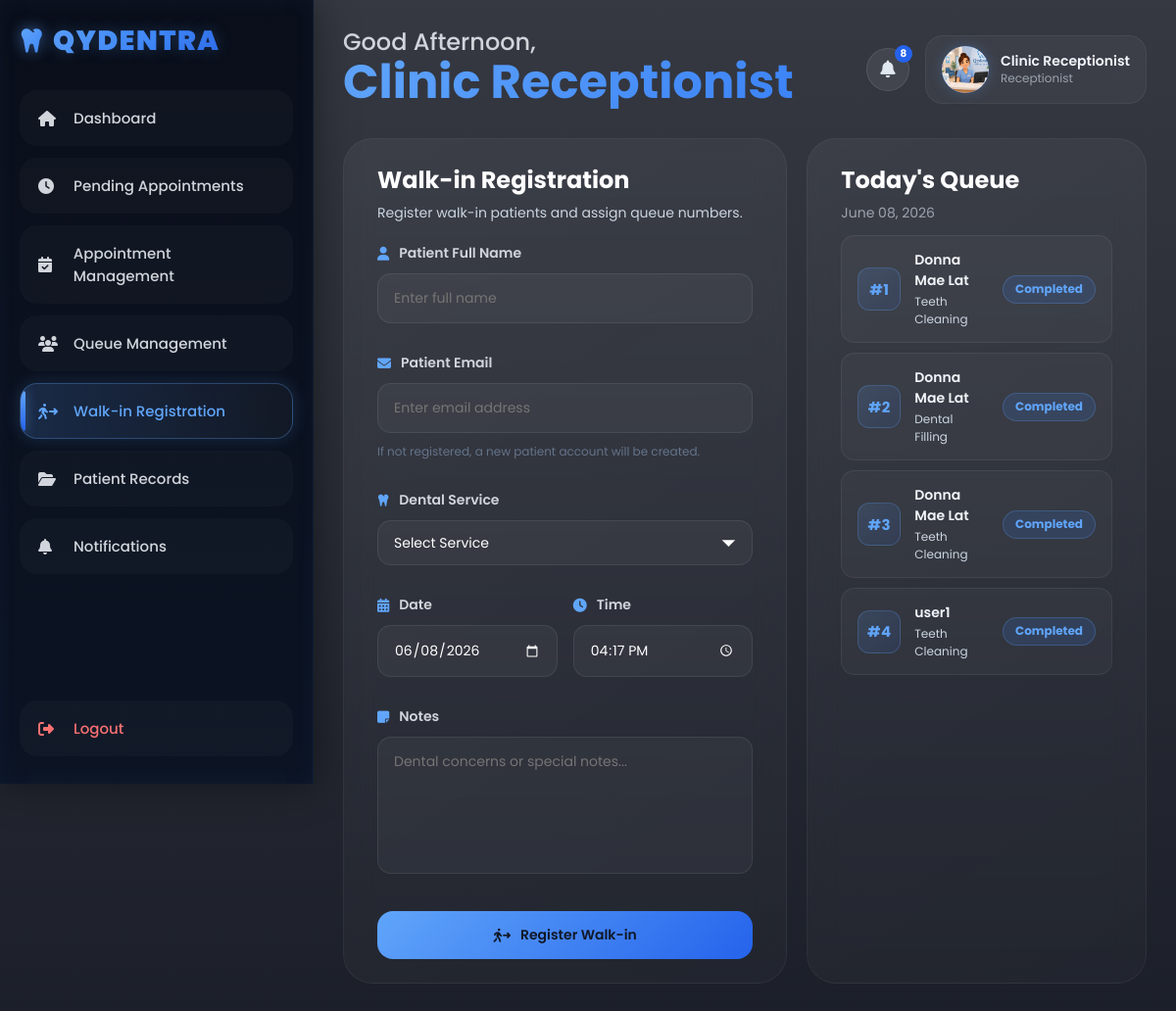
The app's page /receptionist/walkin_registration.php (signed in) with its own data.
### tables this page shows
CREATE TABLE `appointments` (
  `appointment_id` varchar(10) NOT NULL,
  `patient_id` varchar(10) DEFAULT NULL,
  `service_type` varchar(100) DEFAULT NULL,
  `service_desc` varchar(150) DEFAULT NULL,
  `appointment_date` date DEFAULT NULL,
  `appointment_time` varchar(50) DEFAULT NULL,
  `status` enum('Pending','Approved','In Progress','Completed','Cancelled') DEFAULT 'Pending',
  `queue_number` int(11) DEFAULT NULL,
  `notes` text DEFAULT NULL,
  `created_at` timestamp NOT NULL DEFAULT current_timestamp(),
  `dentist_notes` text DEFAULT NULL,
  `prescription` text DEFAULT NULL,
  `medical_history` text DEFAULT NULL,
  `odontogram_data` text DEFAULT NULL,
  PRIMARY KEY (`appointment_id`),
  KEY `patient_id` (`patient_id`),
  CONSTRAINT `appointments_ibfk_1` FOREIGN KEY (`patient_id`) REFERENCES `patients` (`patient_id`)
);

CREATE TABLE `patients` (
  `patient_id` varchar(10) NOT NULL,
  `full_name` varchar(100) NOT NULL,
  `email` varchar(100) NOT NULL,
  `password` varchar(255) NOT NULL,
  `role` varchar(50) DEFAULT 'patient',
  `profile_photo` text DEFAULT NULL,
  `phone_number` varchar(20) DEFAULT NULL,
  `created_at` timestamp NOT NULL DEFAULT current_timestamp(),
  `medical_history` text DEFAULT NULL,
  `odontogram_data` text DEFAULT NULL,
  PRIMARY KEY (`patient_id`),
  UNIQUE KEY `email` (`email`)
);

### receptionist/walkin_registration.php (the view, shortened to what this page needs)
<?php
include("../includes/auth_check.php");
$todayWalkins = mysqli_query($conn,
    "SELECT a.*, u.full_name AS patient_name
     FROM appointments a
     JOIN patients u ON a.patient_id = u.patient_id
     WHERE a.appointment_date = CURDATE()
     AND a.status IN ('Approved','In Progress','Completed')
     ORDER BY a.queue_number ASC"
);
?>
<?php include("../includes/receptionist_header.php"); ?>
<body>
<?php include("../includes/receptionist_sidebar.php"); ?>
<div class="main">
<?php include("../includes/receptionist_topbar.php"); ?>
<div class="booking-layout">
<div class="table-container hover-glow">
<div class="table-header">
<div>
<h2>Walk-in Registration</h2>
<p>Register walk-in patients and assign queue numbers.</p>
</div>
</div>
<form method="POST" class="booking-form">
<div class="form-group">
<label><i class="fa-solid fa-user"></i> Patient Full Name</label>
<input type="text" name="full_name" placeholder="Enter full name" required>
</div>
<div class="form-group">
<label><i class="fa-solid fa-envelope"></i> Patient Email</label>
<input type="email" name="email" placeholder="Enter email address" required>
<small style="color:#64748b;font-size:12px;">If not registered, a new patient account will be created.</small>
</div>
<div class="form-group">
<label><i class="fa-solid fa-tooth"></i> Dental Service</label>
<select name="service" required>
<option value="">Select Service</option>
</select>
</div>
<div class="form-row">
<div class="form-group">
<label><i class="fa-solid fa-calendar-days"></i> Date</label>
<input type="date" name="appointment_date"
value="<?php echo date('Y-m-d'); ?>"
min="<?php echo date('Y-m-d'); ?>" required>
</div>
<div class="form-group">
<label><i class="fa-solid fa-clock"></i> Time</label>
<input type="time" name="appointment_time"
value="<?php echo date('H:i'); ?>"
min="08:00" max="17:00" required>
</div>
</div>
<div class="form-group">
<label><i class="fa-solid fa-note-sticky"></i> Notes</label>
<textarea name="notes" placeholder="Dental concerns or special notes..."></textarea>
</div>
<button type="submit" name="register_walkin" class="primary-btn hover-glow">
<i class="fa-solid fa-person-walking-arrow-right"></i>
Register Walk-in
</button>
</form>
</div>
<div class="table-container guide-card hover-glow">
<div class="table-header">
<div>
<h2>Today's Queue</h2>
<p><?php echo date("F d, Y"); ?></p>
</div>
</div>
<?php if (mysqli_num_rows($todayWalkins) > 0): ?>
<?php while ($row = mysqli_fetch_assoc($todayWalkins)): ?>
<div class="queue-card-item">
<div class="queue-number-badge">
#<?php echo $row['queue_number'] ?? '—'; ?>
</div>
<div class="queue-card-info">
<h4><?php echo htmlspecialchars($row['patient_name']); ?></h4>
<p><?php echo htmlspecialchars($row['service_type'] ?? '—'); ?></p>
</div>
<div class="status-pill <?php echo strtolower($row['status']); ?>">
<?php echo ucfirst($row['status']); ?>
</div>
</div>
<?php endwhile; ?>
<?php endif; ?>
</div>
</div>
</div>
</body>
</html>

### assets/css/dashboard.css (style rules this page uses)
* { margin:0; padding:0; box-sizing:border-box; font-family:'Poppins',sans-serif; }
body { background: linear-gradient(rgba(3,7,18,0.80),rgba(3,7,18,0.90)), url('https://images.unsplash.com/photo-1506744038136-46273834b3fb?q=80&w=1974&auto=format&fit=crop'); background-size:cover; background-position:center; background-attachment:fixed; min-height:100vh; display:flex; color:white; overflow-x:hidden; }
.main { margin-left:320px; padding:30px; width:100%; }
.primary-btn { display:flex; align-items:center; gap:10px; padding:14px 24px; border:none; border-radius:16px; font-size:14px; font-weight:600; cursor:pointer; background: linear-gradient( 135deg, #60A5FA, #2563EB ); color:#111827; transition:0.3s; position:relative; z-index:2; }
.table-container { padding:24px 34px; border-radius:30px; background: linear-gradient( 145deg, rgba(255,255,255,0.05), rgba(255,255,255,0.025) ); border:1px solid rgba(255,255,255,0.05); backdrop-filter:blur(16px); margin-top:0px; width:100%; overflow:hidden; }
.table-header { display:flex; justify-content:space-between; align-items:center; margin-bottom:20px; }
.table-header div { display:flex; flex-direction:column; gap:6px; }
.table-header h2 { font-size:24px; font-weight:700; margin:0; }
.table-header p { font-size:14px; color:#9ca3af; line-height:1.5; margin:0; }
.primary-btn { text-decoration:none; }
.status-pill { display:inline-flex; align-items:center; justify-content:center; gap:8px; padding:6px 14px; border-radius:999px; font-size:12px; font-weight:700; white-space:nowrap; min-width:90px; width:auto; height:auto; line-height:1.4; }
.status-pill.completed { background:rgba(59,130,246,0.15); border:1px solid rgba(96,165,250,0.25); color:#60a5fa; }
textarea { resize:none; height:120px; }
.booking-form { max-width:100%; padding:0; background:none; border:none; backdrop-filter:none; }
.form-group { display:flex; flex-direction:column; gap:10px; margin-bottom:18px; }
.form-group label { display:flex; align-items:center; gap:10px; font-size:14px; font-weight:600; color:#e5e7eb; }
.form-group label i { color:#60A5FA; }
.form-row { display:grid; grid-template-columns:1fr 1fr; gap:18px; }
.booking-form input, .booking-form select, .booking-form textarea { width:100%; padding:15px 18px; border-radius:18px; background:rgba(255,255,255,0.04); border:1px solid rgba(255,255,255,0.06); color:white; font-size:14px; outline:none; transition:0.3s; }
.booking-form .primary-btn { margin-top:4px; margin-bottom:0px; width:100%; }
.booking-form select { appearance:none; -webkit-appearance:none; -moz-appearance:none; cursor:pointer; padding-right:50px; }
.booking-form select option { background:#0f172a; color:white; }
.booking-layout { display:grid; grid-template-columns:1.7fr 1.3fr; gap:20px; align-items:stretch; }
.booking-form { width:100%; padding:0; background:none; border:none; backdrop-filter:none; display:flex; flex-direction:column; gap:12px; }
.form-group label { display:flex; align-items:center; gap:10px; font-size:14px; font-weight:600; color:#d1d5db; }
.form-group label i { color:#60A5FA; font-size:14px; margin-right:0; }
.form-row { display:grid; grid-template-columns:1fr 1fr; gap:16px; }
.booking-form input, .booking-form select, .booking-form textarea { width:100%; padding:14px 16px; border-radius:14px; border:1px solid rgba(255,255,255,0.08); background:rgba(255,255,255,0.04); color:white; font-size:14px; outline:none; }
.booking-form textarea { height:140px; resize:none; }
.booking-form input[type="date"], .booking-form input[type="time"] { color-scheme:dark; }
.booking-form select { appearance:none; -webkit-appearance:none; -moz-appearance:none; cursor:pointer; padding-right:44px; }
.booking-form .primary-btn { width:100%; justify-content:center; margin-top:8px; margin-bottom:0px; }
.guide-card { padding:24px 34px; border-radius:30px; background: linear-gradient( 145deg, rgba(255,255,255,0.05), rgba(255,255,255,0.025) ); border:1px solid rgba(255,255,255,0.05); backdrop-filter:blur(16px); height:100%; display:flex; flex-direction:column; }
.guide-card .table-header { margin-bottom:12px; }
.guide-card .table-header h2 { font-size:24px; font-weight:700; }
.guide-card .table-header p { font-size:14px; color:#9ca3af; }
.booking-form input[type="date"], .booking-form input[type="time"] { color-scheme: dark; background: rgba(255,255,255,0.04); color: white; }

### records on screen
appointments: queue_number "1", patient.full_name "Donna Mae Lat", service_type "Teeth Cleaning", status "Completed"
appointments: queue_number "2", patient.full_name "Donna Mae Lat", service_type "Dental Filling", status "Completed"
appointments: queue_number "3", patient.full_name "Donna Mae Lat", service_type "Teeth Cleaning", status "Completed"
appointments: queue_number "4", patient.full_name "user1", service_type "Teeth Cleaning", status "Completed"

### other values on screen
$greeting "Good Afternoon"
$name "Clinic Receptionist"
$topbar_unread "8"
